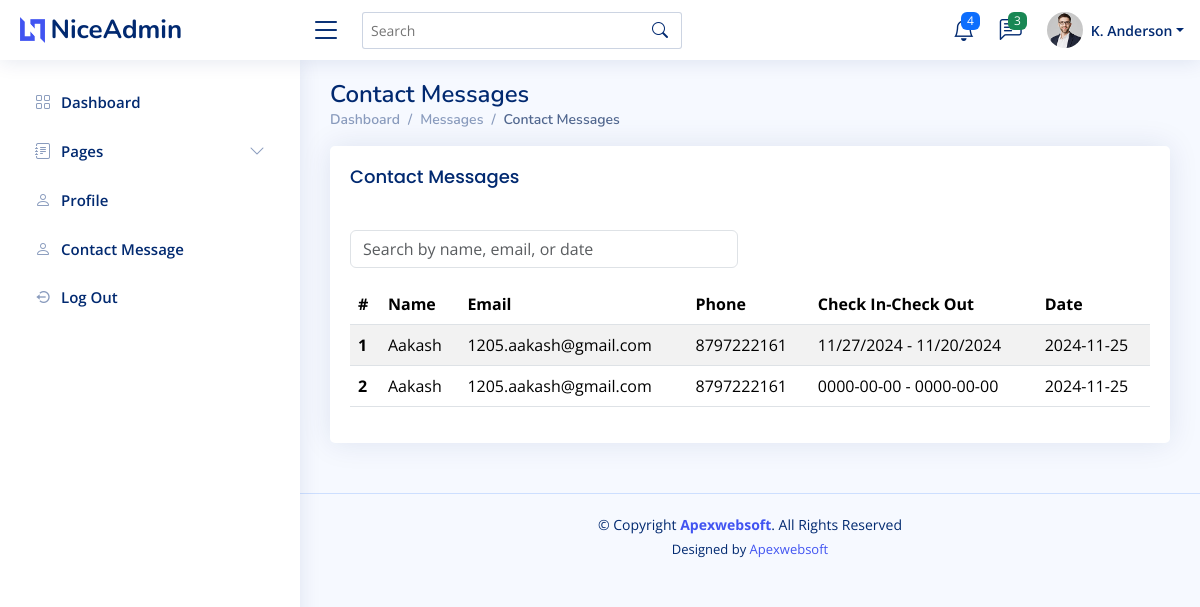
The app's page /admin/dashboard/booking-request.php with its own data.
### tables this page shows
CREATE TABLE `booking_request` (
  `id` int(11) NOT NULL,
  `name` varchar(255) NOT NULL,
  `email` varchar(255) NOT NULL,
  `phone` varchar(20) NOT NULL,
  `checkin` varchar(100) NOT NULL,
  `checkout` varchar(255) NOT NULL,
  `guests` int(11) NOT NULL,
  `created_at` timestamp NOT NULL DEFAULT current_timestamp()
);

### admin/dashboard/booking-request.php (the view, shortened to what this page needs)
<!DOCTYPE html>
<html lang="en">
<head>
    <?php
    include("link.php");
    include("modal.php");
    ?>
</head>
<body>
    <?php
    include("header.php");
    include("sidebar.php");
    ?>
    <main id="main" class="main">
        <div class="pagetitle">
            <h1>Contact Messages</h1>
            <nav>
                <ol class="breadcrumb">
                    <li class="breadcrumb-item"><a href="./">Dashboard</a></li>
                    <li class="breadcrumb-item">Messages</li>
                    <li class="breadcrumb-item active">Contact Messages</li>
                </ol>
            </nav>
        </div>
        <section class="section">
            <div class="row">
                <div class="col-lg-12">
                    <div class="card">
                        <div class="card-body d-flex justify-content-between align-items-center">
                            <h5 class="card-title">Contact Messages</h5>
                        </div>
                        <div class="card-body">
                            <div class="row">
                                <div class="col-md-6">
                                    <input type="text" id="searchInput" class="form-control" placeholder="Search by name, email, or date" onkeyup="searchTable()">
                                </div>
                            </div>
                            <table class="table table-striped mt-3">
                                <thead>
                                    <tr>
                                        <th scope="col">#</th>
                                        <th scope="col">Name</th>
                                        <th scope="col">Email</th>
                                        <th scope="col">Phone</th>
                                        <th scope="col">Check In-Check Out</th>
                                        <th scope="col">Date</th>
                                    </tr>
                                </thead>
                                <tbody id="messageTable">
                                    <?php
                                    $sql = mysqli_query($conn, "SELECT * FROM booking_request ORDER BY created_at DESC");
                                    if (mysqli_num_rows($sql) > 0) {
                                        $count = isset($start) ? 1 + $start : 1;
                                        while ($row = mysqli_fetch_array($sql)) {
                                    ?>
                                            <tr id="message-<?php echo $row['id']; ?>">
                                                <th scope="row"><?php echo $count++; ?></th>
                                                <td><?php echo htmlspecialchars($row['name'], ENT_QUOTES, 'UTF-8'); ?></td>
                                                <td><?php echo htmlspecialchars($row['email'], ENT_QUOTES, 'UTF-8'); ?></td>
                                                <td><?php echo htmlspecialchars(substr($row['phone'], 0, 50), ENT_QUOTES, 'UTF-8'); ?></td>
                                                <td><?php echo htmlspecialchars($row['checkin'], ENT_QUOTES, 'UTF-8') . " - " . htmlspecialchars($row['checkout'], ENT_QUOTES, 'UTF-8'); ?></td>
                                                <td>
                                                    <?php echo date('Y-m-d', strtotime($row['created_at'])); ?>
                                                </td>
                                            </tr>
                                    <?php
                                        }
                                    } else {
                                        echo "<tr><td colspan='6'>No messages found</td></tr>";
                                    }
                                    ?>
                                </tbody>
                            </table>
                        </div>
                    </div>
                </div>
            </div>
        </section>
    </main>
    <?php include("footer.php") ?>
</body>
</html>

### admin/dashboard/assets/css/style.css (style rules this page uses)
:root { scroll-behavior: smooth; }
body { font-family: "Open Sans", sans-serif; background: #f6f9ff; color: #444444; }
a { color: #4154f1; text-decoration: none; }
h1, h2, h3, h4, h5, h6 { font-family: "Nunito", sans-serif; }
#main { margin-top: 60px; padding: 20px 30px; transition: all 0.3s; }
.pagetitle { margin-bottom: 10px; }
.pagetitle h1 { font-size: 24px; margin-bottom: 0; font-weight: 600; color: #012970; }
.card { margin-bottom: 30px; border: none; border-radius: 5px; box-shadow: 0px 0 30px rgba(1, 41, 112, 0.1); }
.card-title { padding: 20px 0 15px 0; font-size: 18px; font-weight: 500; color: #012970; font-family: "Poppins", sans-serif; }
.card-body { padding: 0 20px 20px 20px; }
.breadcrumb { font-size: 14px; font-family: "Nunito", sans-serif; color: #899bbd; font-weight: 600; }
.breadcrumb a { color: #899bbd; transition: 0.3s; }
.breadcrumb .breadcrumb-item::before { color: #899bbd; }
.breadcrumb .active { color: #51678f; font-weight: 600; }
@media (min-width: 1200px) { #main, #footer { margin-left: 300px; } }

### records on screen
booking_request: name "Aakash", email "1205.aakash@gmail.com", phone "8797222161", checkin "11/27/2024", checkout "11/20/2024", created_at "2024-11-25"
booking_request: name "Aakash", email "1205.aakash@gmail.com", phone "8797222161", checkin "0000-00-00", checkout "0000-00-00", created_at "2024-11-25"
